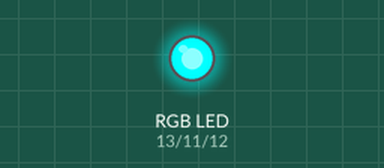
This sketch was run on a simulated Arduino Uno, built with avr-gcc and run on an emulated ATmega328P. On the bench: an RGB LED mixed from three pins (HIGH = lit).

Above: at 1.0 s.
At 3.0 s:
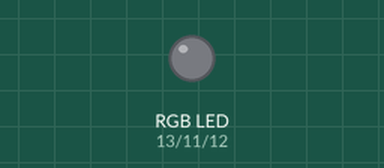
Timing chart, 0 to 5.2 s (numbered marks = the images above):
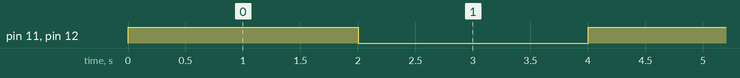

Measured:
- by itself, pin 11 (green), pin 12 (blue): alternates HIGH for 2.0 s and LOW for 2.0 s

The sketch:

rgb_led_blinking.ino
```cpp
// C++ code
//RGB LED
int red=13,blue=12,green=11;

void setup()
{
  pinMode(red,OUTPUT);
  pinMode(blue,OUTPUT);
  pinMode(green,OUTPUT);
}

void loop()
{
  //rbgBlink();
  //grbBlink();
  //yellowBlink();
  pinkBlink();
}

void rbgBlink(){
  digitalWrite(red,HIGH);
  delay(1000);
  digitalWrite(red,LOW);
  delay(1000);

  digitalWrite(blue,HIGH);
  delay(1000);
  digitalWrite(blue,LOW);
  delay(1000);

  digitalWrite(green,HIGH);
  delay(1000);
  digitalWrite(green,LOW);
  delay(1000);
}

void grbBlink(){
  digitalWrite(green,HIGH);
  delay(1000);
  digitalWrite(green,LOW);
  delay(1000);
  digitalWrite(red,HIGH);
  delay(1000);
  digitalWrite(red,LOW);
  delay(1000);
  digitalWrite(blue,HIGH);
  delay(1000);
  digitalWrite(blue,LOW);
  delay(1000);
}

void yellowBlink(){
  digitalWrite(red,HIGH);
  digitalWrite(green,HIGH);
  delay(2000);
  digitalWrite(red,LOW);
  digitalWrite(green,LOW);
  delay(2000);
}

void pinkBlink(){
  digitalWrite(green,HIGH);
  digitalWrite(blue,HIGH);
  delay(2000);
  digitalWrite(green,LOW);
  digitalWrite(blue,LOW);
  delay(2000);
}
```
